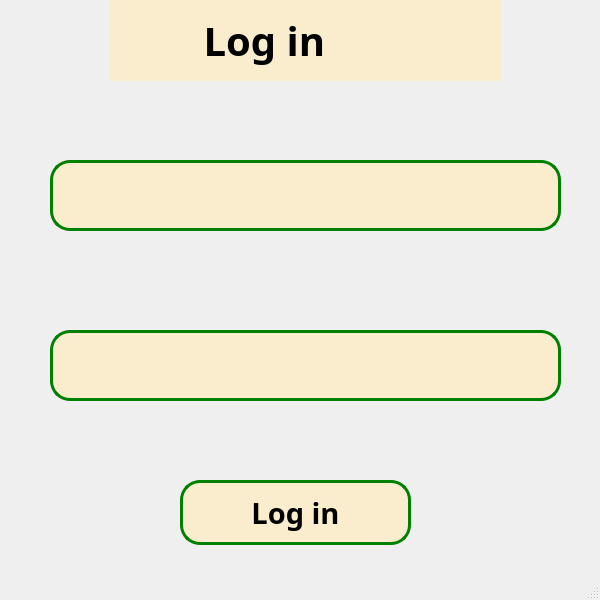
<?xml version="1.0" encoding="UTF-8"?>
<ui version="4.0">
 <class>loginWindow</class>
 <widget class="QMainWindow" name="loginWindow">
  <property name="geometry">
   <rect>
    <x>0</x>
    <y>0</y>
    <width>600</width>
    <height>600</height>
   </rect>
  </property>
  <property name="windowTitle">
   <string>MainWindow</string>
  </property>
  <widget class="QWidget" name="centralwidget">
   <widget class="QLabel" name="title">
    <property name="geometry">
     <rect>
      <x>110</x>
      <y>0</y>
      <width>391</width>
      <height>81</height>
     </rect>
    </property>
    <property name="font">
     <font>
      <family>Sans</family>
      <pointsize>30</pointsize>
      <weight>75</weight>
      <bold>true</bold>
     </font>
    </property>
    <property name="styleSheet">
     <string notr="true">QLabel {
	background-color: #faedcd;
}</string>
    </property>
    <property name="text">
     <string>         Log in   </string>
    </property>
   </widget>
   <widget class="QLineEdit" name="emailLineEdit">
    <property name="geometry">
     <rect>
      <x>50</x>
      <y>160</y>
      <width>511</width>
      <height>71</height>
     </rect>
    </property>
    <property name="font">
     <font>
      <family>Sans</family>
      <pointsize>18</pointsize>
      <weight>50</weight>
      <bold>false</bold>
     </font>
    </property>
    <property name="styleSheet">
     <string notr="true">QLineEdit {
	background-color: #faedcd;
	border-radius: 20px;
	border: 3px solid green;
}</string>
    </property>
   </widget>
   <widget class="QLineEdit" name="passwordLineEdit">
    <property name="geometry">
     <rect>
      <x>50</x>
      <y>330</y>
      <width>511</width>
      <height>71</height>
     </rect>
    </property>
    <property name="font">
     <font>
      <family>Sans</family>
      <pointsize>18</pointsize>
      <weight>50</weight>
      <bold>false</bold>
     </font>
    </property>
    <property name="styleSheet">
     <string notr="true">QLineEdit {
	background-color: #faedcd;
	border-radius: 20px;
	border: 3px solid green;
}</string>
    </property>
   </widget>
   <widget class="QPushButton" name="loginBtn">
    <property name="geometry">
     <rect>
      <x>180</x>
      <y>480</y>
      <width>231</width>
      <height>65</height>
     </rect>
    </property>
    <property name="font">
     <font>
      <family>Sans</family>
      <pointsize>22</pointsize>
      <weight>75</weight>
      <bold>true</bold>
     </font>
    </property>
    <property name="styleSheet">
     <string notr="true">QPushButton {
	background-color: #faedcd;
	border-radius: 20px;
	border: 3px solid green;
}

QPushButton:hover {
	background-color: #ffffff;
}</string>
    </property>
    <property name="text">
     <string>Log in</string>
    </property>
   </widget>
  </widget>
  <widget class="QMenuBar" name="menubar">
   <property name="geometry">
    <rect>
     <x>0</x>
     <y>0</y>
     <width>600</width>
     <height>22</height>
    </rect>
   </property>
  </widget>
  <widget class="QStatusBar" name="statusbar"/>
 </widget>
 <resources/>
 <connections/>
</ui>
